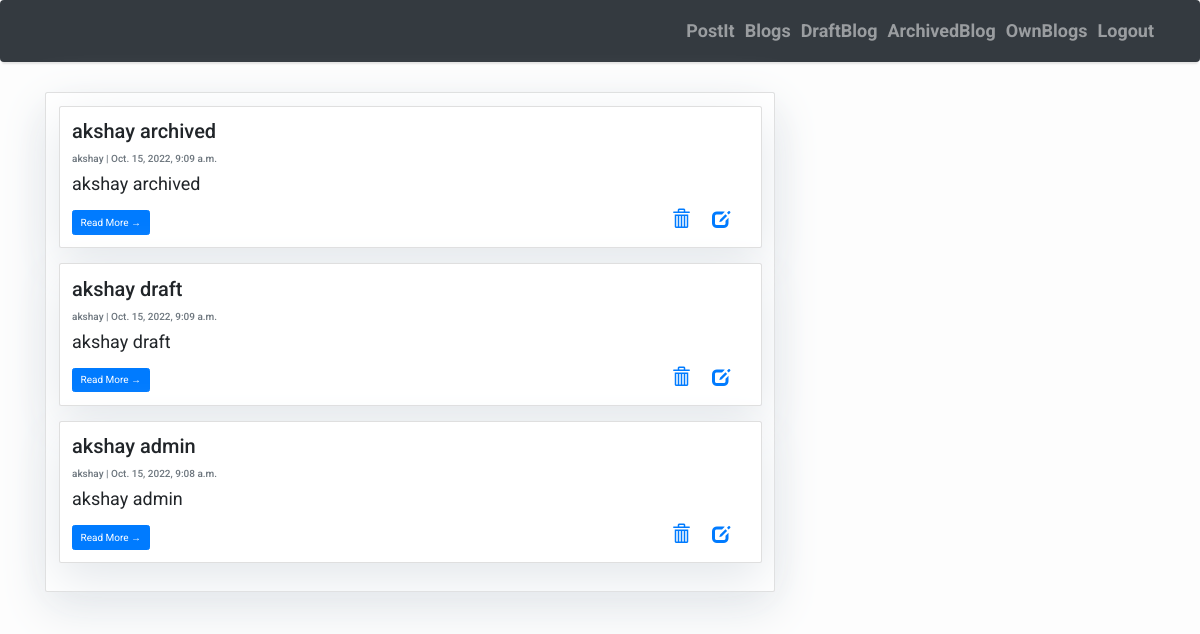
/blog/allposts/, run on an earlier commit of the app's database.
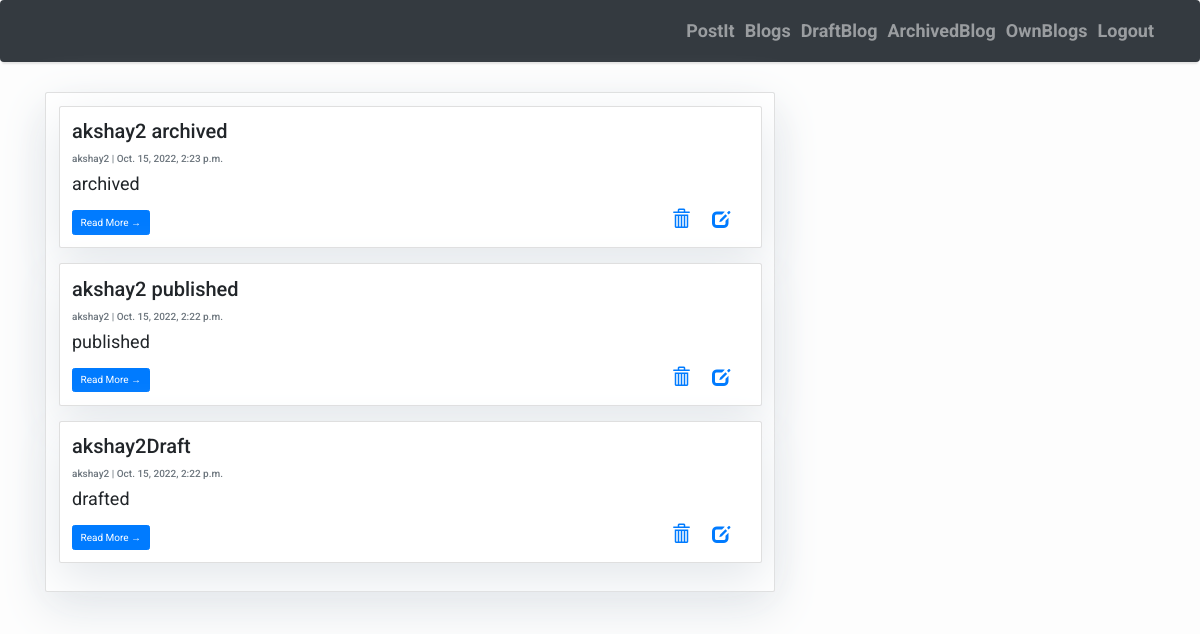
And on a later commit of the database.
### blogs/models.py (models this page shows, shortened)
class Post(models.Model):
    title = models.CharField(max_length=200, unique=True)
    author = models.ForeignKey(User, on_delete= models.CASCADE,related_name='blog_posts', null=True)
    updated_on = models.DateTimeField(auto_now= True)
    content = models.TextField()
    created_on = models.DateTimeField(auto_now_add=True)
    status = models.IntegerField(choices=STATUS, default=1)
    class Meta:
        ordering = ['-created_on']

### blogs/views.py (the view)
# urls.py: path('allposts/', views.AllUserPosts.as_view(), name='all_posts'),
class AllUserPosts(View):
   def get(self, request):
        obj = Post.objects.all().order_by('-created_on')
        keys = {"post_list": obj}
        return render(request, "post_list.html", keys)

### blogs/templates/post_list.html (shortened to what this page needs)
{% extends "home.html" %}
{% block content %}
<div class="container">
    <div class="row">
        <div class="col-md-8 mt-3 left">
            <div class="card mb-4">
                <div class="card-body">
                {% for post in post_list %}
                <div class="card mb-4">
                    <div class="card-body">
                        <h2 class="card-title">{{ post.title }}</h2>
                        <p class="card-text text-muted h6">{{ post.author }} | {{ post.created_on}} </p>
                        <p class="card-text">{{post.content|slice:":200" }}</p>
                        <a href="{% url 'blog:post_detail' post.id  %}" class="btn btn-primary">Read More &rarr;</a>
                        <div class="right">
                        <a href="{% url 'blog:post_delete' post.id  %}">
                            <span class="glyphicon glyphicon-trash" ></span>
                          </a>&nbsp;&nbsp;&nbsp;
                        <a href="{% url 'blog:post_update' post.id  %}">
                        <span class="glyphicon glyphicon-edit"></span>
                        </a>&nbsp;&nbsp;&nbsp;
                        </div>
                    </div>
                </div>
                {% endfor %}
                </div>
            </div>
        </div>
    </div>
</div>
{%endblock%}

### blogs/templates/home.html (shortened to what this page needs)
<!DOCTYPE html>
<html>
    <head>
        <link rel="stylesheet" href="https://cdnjs.cloudflare.com/ajax/libs/font-awesome/4.7.0/css/font-awesome.min.css">
        <link rel="stylesheet" href="https://maxcdn.bootstrapcdn.com/bootstrap/3.4.0/css/bootstrap.min.css">
        <link rel="stylesheet" href="https://maxcdn.bootstrapcdn.com/bootstrap/4.0.0/css/bootstrap.min.css"
 />
    </head>
    <body>
        <nav class="navbar navbar-expand-lg navbar-dark bg-dark shadow" id="mainNav">
            <div class="container-fluid">
                <div class="collapse navbar-collapse" id="navbarResponsive">
                    <ul class="navbar-nav ml-auto">
                        {% if not request.user.is_superuser %}
                        <li class="nav-item text-black">
                            <a class="nav-link text-black font-weight-bold" href="{% url 'blog:blog_create' %}">PostIt</a>
                        </li>
                        <li class="nav-item text-black">
                            <a class="nav-link text-black font-weight-bold" href="{% url 'blog:blog_list' %}">Blogs</a>
                        </li>
                        <li class="nav-item text-black">
                            <a class="nav-link text-black font-weight-bold" href="{% url 'blog:user_spec_draft_posts' %}">DraftBlog</a>
                        </li>
                        <li class="nav-item text-black">
                            <a class="nav-link text-black font-weight-bold" href="{% url 'blog:user_spec_archive_posts' %}">ArchivedBlog</a>
                        </li>
                        <li class="nav-item text-black">
                            <a class="nav-link text-black font-weight-bold" href="{% url 'blog:user_spec_all_posts' %}">OwnBlogs</a>
                        </li>
                        {% endif %}
                        <li class="nav-item text-black">
                            <a class="nav-link text-black font-weight-bold" href="{% url 'users:logout' %}">Logout</a>
                        </li>
                    </ul>
                </div>
            </div>
        </nav>
        {% block content %}{% endblock content %}
    </body>
</html>

### blogs/templates/home.html (style rules this page uses)
body { font-family: "Roboto", sans-serif; font-size: 17px; background-color: #fdfdfd; }
.shadow { box-shadow: 0 4px 2px -2px rgba(0, 0, 0, 0.1); }

### blogs/templates/post_list.html (style rules this page uses)
body { font-family: "Roboto", sans-serif; font-size: 18px; background-color: #fdfdfd; }
.card { box-shadow: 0 16px 48px #E3E7EB; }
.right { text-align: right; float: right; }

What changed in the data, as far as the page shows it:
removed Post: title "akshay archived", author "akshay", created_on "Oct. 15, 2022, 9:09 a.m.", content "akshay archived"
removed Post: title "akshay draft", author "akshay", created_on "Oct. 15, 2022, 9:09 a.m.", content "akshay draft"
removed Post: title "akshay admin", author "akshay", created_on "Oct. 15, 2022, 9:08 a.m.", content "akshay admin"
added Post: title "akshay2 archived", author "akshay2", created_on "Oct. 15, 2022, 2:23 p.m.", content "archived"
added Post: title "akshay2 published", author "akshay2", created_on "Oct. 15, 2022, 2:22 p.m.", content "published"
added Post: title "akshay2Draft", author "akshay2", created_on "Oct. 15, 2022, 2:22 p.m.", content "drafted"
